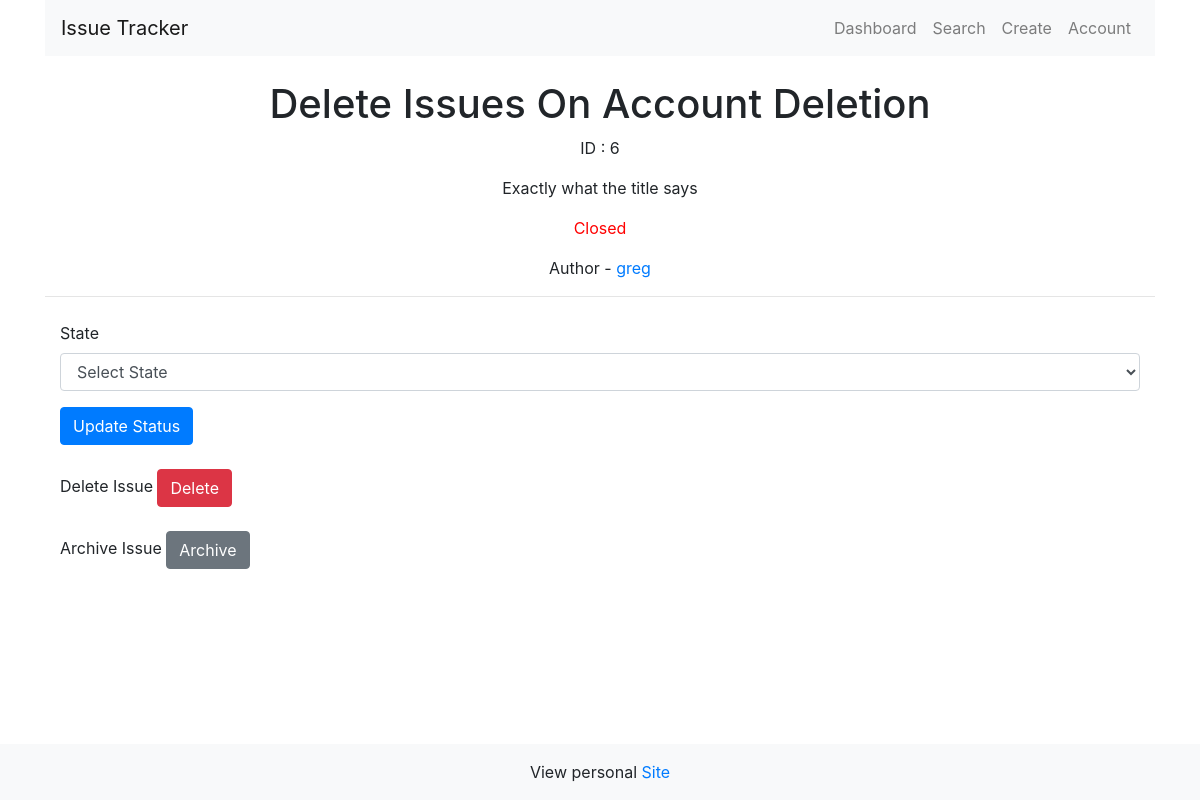
The app's page /issue_6 with its own data.
### tables this page shows
CREATE TABLE issues (
        id INTEGER PRIMARY KEY,
        title TEXT NOT NULL,
        description TEXT NOT NULL,
        status TEXT NOT NULL
    , archivedOn DATE DEFAULT NULL, user TEXT NOT NULL);

### app.py (the view, shortened to what this page needs)
@app.route("/issue_<int:id>", methods=["GET", "POST"])
def issue(id):
    if request.method == "GET":
        with get_conn() as conn:
            cursor = conn.cursor()
            cursor.execute("SELECT * FROM issues WHERE id = ?", (id,))
            issue = cursor.fetchone()
            print(issue[4])
        return render_template("issue.html", issue=issue)

### app.py (called while the page is built)
def get_conn():
    conn = sqlite3.connect("issues.db")
    return conn

### templates/issue.html (shortened to what this page needs)
{% extends "base.html" %}
{% block content %}
    <h1 class="text-center">{{ issue[1] }}</h1>
    <p class="text-center">ID : {{ issue[0] }}</p>
    <p class="text-center">{{ issue[2] }}</p>
    <p class="text-center
    {% if issue[3] == 'Open' %}
    status-open
    {% elif issue[3] == 'In-Progress' %}
        status-in-progress
    {% elif issue[3] == 'Closed' %}
        status-closed
    {% endif %}
    ">{{ issue[3] }}</p>
    <p class="text-center">Author - <a href="/view_{{ issue[5] }}">{{ issue[5] }}</a> </p>
    <hr>
    <form action="/issue_{{ issue[0] }}" method="POST" class="container mt-4">
        <div class="form-group">
            <label for="status">State</label>
            <select class="form-control" name="status" id="status">
                <option value="" selected disabled hidden>Select State</option>
            </select>
        </div>
        <button type="submit" class="btn btn-primary">Update Status</button>
    </form>
    <form action="/issue_{{ issue[0] }}" method="POST" class="container mt-4">
        <div class="form-group">
            <label for="delete">Delete Issue</label>
            <button class="btn btn-danger">Delete</button>
        </div>
    </form>
    <form action="issue_{{ issue[0] }}" method="POST" class="container mt-4">
        <div class="form-group">
            <label for="archive">
                {% if issue[4] == None %}
                    Archive Issue
                {% else %}
                    Un-Archive Issue
                {% endif %}
            </label>
            <button name="archive" id="archive" class="btn btn-secondary">
                {% if issue[4] == None %}
                    Archive
                {% else %}
                    Un-Archive
                {% endif %}
            </button>
        </div>
    </form>
{% endblock %}

### static/css/style.css (style rules this page uses)
.status-closed { color: red; }
a { position: relative; }
a::before { content: ""; position: absolute; width: 0%; height: 1px; background-color: #0d6efd; top: 100%; transition: .3s ease-in-out; }

### records on screen
issues: title "Delete Issues On Account Deletion", id "6", description "Exactly what the title says", status "Closed", user "greg"
